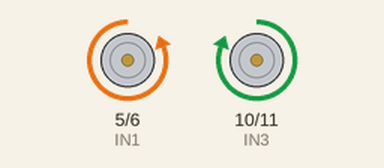
Recording of a sketch running on a simulated Arduino Uno, built with avr-gcc and run on an emulated ATmega328P. Shown: motor-driver pin pairs drawn as motors (green arrow = first pin HIGH = forward, orange = second pin HIGH = backward, longer = more drive).

Above: at 2.5 s.
At 10.0 s:
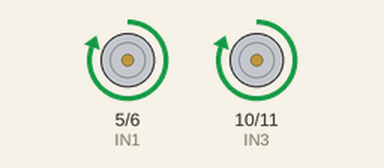
At 21.0 s:
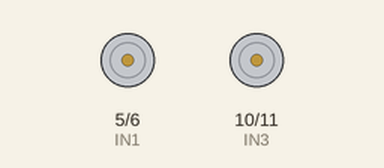
Timing chart, 0 to 28.6 s (numbered marks = the images above):
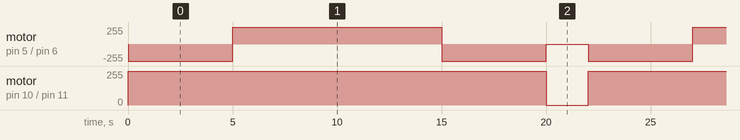

The sketch:

BLKLab_Code_Dieu_Khien_Dong_Co_DC_Su_Dung_Modul_L298.ino
```cpp
/*
 * ===========================================================================================================================*
 *                                                        BANLINHKIEN.COM
 * ===========================================================================================================================*
 *                                        Điều khiển động cơ DC sử dụng Modul L298 V3
 * Đấu nối:
 + Arduino với Modul L298 V3:
  -D5: nối với chân IN1 của Modul L298 V3
  -D6: nối với chân IN2 của Modul L298 V3
  -D10: nối với chân IN3 của Modul L298 V3
  -D11: nối với chân IN4 của Modul L298 V3
 + Modul L298 V3 với Động cơ DC:
  -OUTA: nối với chân VCC của Động cơ 1
  -OUTB: nối với chân GND của Động cơ 1
  -OUTC: nối với chân VCC của Động cơ 2
  -OUTD: nối với chân GND của Động cơ 2
 */

const int IN1 = 5;                                            // Định nghĩa chân số 5 là IN1
const int IN2 = 6;                                            // Định nghĩa chân số 6 là IN2
const int IN3 = 10;                                           // Định nghĩa chân số 10 là IN3
const int IN4 = 11;                                           // Định nghĩa chân số 11 là IN4
const int MAX_SPEED = 255;                                    // Tốc độ tối đa của động cơ
const int MIN_SPEED = 0;                                      // Tốc độ tối thiểu của động cơ

int currentSpeed = 0;                                         // Biến lưu trữ tốc độ hiện tại của động cơ
int currentState = 0;                                         // Biến lưu trữ trạng thái hiện tại của chương trình

void setup()
{
  pinMode(IN1, OUTPUT);                                       // Đặt chân IN1 là OUTPUT
  pinMode(IN2, OUTPUT);                                       // Đặt chân IN2 là OUTPUT
  pinMode(IN3, OUTPUT);                                       // Đặt chân IN3 là OUTPUT
  pinMode(IN4, OUTPUT);                                       // Đặt chân IN4 là OUTPUT
}

void stopMotors() {
  digitalWrite(IN1, LOW);                                     // Tắt đầu ra của IN1
  digitalWrite(IN2, LOW);                                     // Tắt đầu ra của IN2
  digitalWrite(IN3, LOW);                                     // Tắt đầu ra của IN3
  digitalWrite(IN4, LOW);                                     // Tắt đầu ra của IN4
}

void setSpeed(int speed) {
  currentSpeed = constrain(speed, MIN_SPEED, MAX_SPEED);      // Giới hạn tốc độ trong khoảng MIN_SPEED đến MAX_SPEED
}

void motor_1_Tien() {
  digitalWrite(IN1, HIGH);                                    // Đặt IN1 lên mức HIGH
  analogWrite(IN2, 255 - currentSpeed);                       // Điều khiển IN2 với PWM, giảm tốc độ
}

void motor_1_Lui() {
  digitalWrite(IN1, LOW);                                     // Đặt IN1 xuống mức LOW
  analogWrite(IN2, currentSpeed);                             // Điều khiển IN2 với PWM, tăng tốc độ
}

void motor_2_Tien() {
  analogWrite(IN3, currentSpeed);                             // Điều khiển IN3 với PWM, tăng tốc độ
  digitalWrite(IN4, LOW);                                     // Đặt IN4 xuống mức LOW
}

void motor_2_Lui() {
  analogWrite(IN4, 255 - currentSpeed);                       // Điều khiển IN4 với PWM, giảm tốc độ
  digitalWrite(IN3, HIGH);                                    // Đặt IN3 lên mức HIGH
}

void loop()
{
  switch (currentState) {                                     // Bắt đầu kiểm tra các trạng thái
    case 0:                                                   // Chạy trái
      setSpeed(MAX_SPEED);                                    // Đặt tốc độ tối đa
      motor_1_Lui();                                          // Chạy động cơ 1 lùi
      motor_2_Tien();                                         // Chạy động cơ 2 tiến
      delay(5000);                                            // Chạy trong 5 giây
      break;

    case 1:                                                   // Chạy phải
      setSpeed(MAX_SPEED);                                    // Đặt tốc độ tối đa
      motor_1_Tien();                                         // Chạy động cơ 1 tiến
      motor_2_Lui();                                          // Chạy động cơ 2 lùi
      delay(5000);                                            // Chạy trong 5 giây
      break;

    case 2:                                                   // Chạy thẳng
      setSpeed(MAX_SPEED);                                    // Đặt tốc độ tối đa
      motor_1_Tien();                                         // Chạy động cơ 1 tiến
      motor_2_Tien();                                         // Chạy động cơ 2 tiến
      delay(5000);                                            // Chạy trong 5 giây
      break;

    case 3:                                                   // Chạy ngược lại
      setSpeed(MAX_SPEED);                                    // Đặt tốc độ tối đa
      motor_1_Lui();                                          // Chạy động cơ 1 lùi
      motor_2_Lui();                                          // Chạy động cơ 2 lùi
      delay(5000);                                            // Chạy trong 5 giây
      break;

    case 4:                                                   // Dừng trong 2 giây
      stopMotors();                                           // Tắt tất cả động cơ
      delay(2000);                                            // Dừng trong 2 giây
      break;
  }

  currentState = (currentState + 1) % 5;                      // Chuyển đổi trạng thái (có 5 trạng thái)
}
```

Measured:
- by itself, motor on pin 10 (IN3) / pin 11 (IN4): alternates forward 255/255 for 20.0 s and stopped for 2.0 s
- by itself, motor on pin 5 (IN1) / pin 6 (IN2): repeats every 22.0 s: forward 255/255 10.0 s, backward 255/255 5.0 s, stopped 2.0 s, backward 255/255 5.0 s
